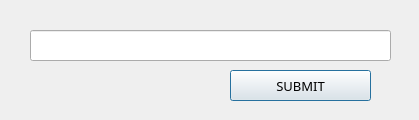
<?xml version="1.0" encoding="UTF-8"?>
<ui version="4.0">
 <class>InputDialog</class>
 <widget class="QDialog" name="InputDialog">
  <property name="geometry">
   <rect>
    <x>0</x>
    <y>0</y>
    <width>419</width>
    <height>120</height>
   </rect>
  </property>
  <property name="font">
   <font>
    <family>Sitka</family>
    <pointsize>10</pointsize>
   </font>
  </property>
  <property name="windowTitle">
   <string>Dialog</string>
  </property>
  <widget class="QPushButton" name="submitButton">
   <property name="geometry">
    <rect>
     <x>230</x>
     <y>70</y>
     <width>141</width>
     <height>31</height>
    </rect>
   </property>
   <property name="cursor">
    <cursorShape>PointingHandCursor</cursorShape>
   </property>
   <property name="text">
    <string>SUBMIT</string>
   </property>
  </widget>
  <widget class="QLineEdit" name="inputLineEdit">
   <property name="geometry">
    <rect>
     <x>30</x>
     <y>30</y>
     <width>361</width>
     <height>31</height>
    </rect>
   </property>
   <property name="frame">
    <bool>true</bool>
   </property>
  </widget>
 </widget>
 <resources/>
 <connections/>
</ui>
